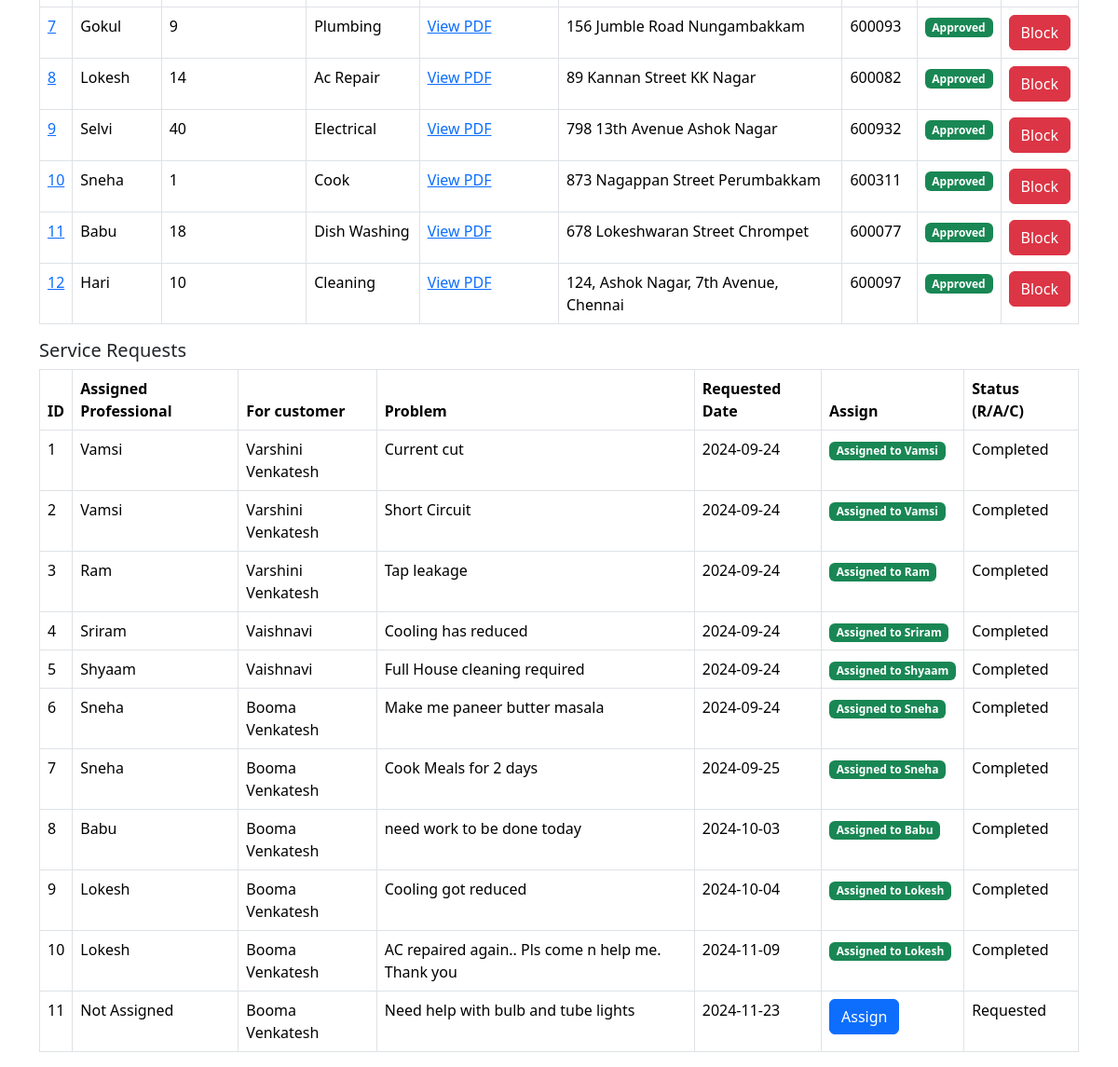
The page /admindashboard (lower part) on the database as committed earlier.
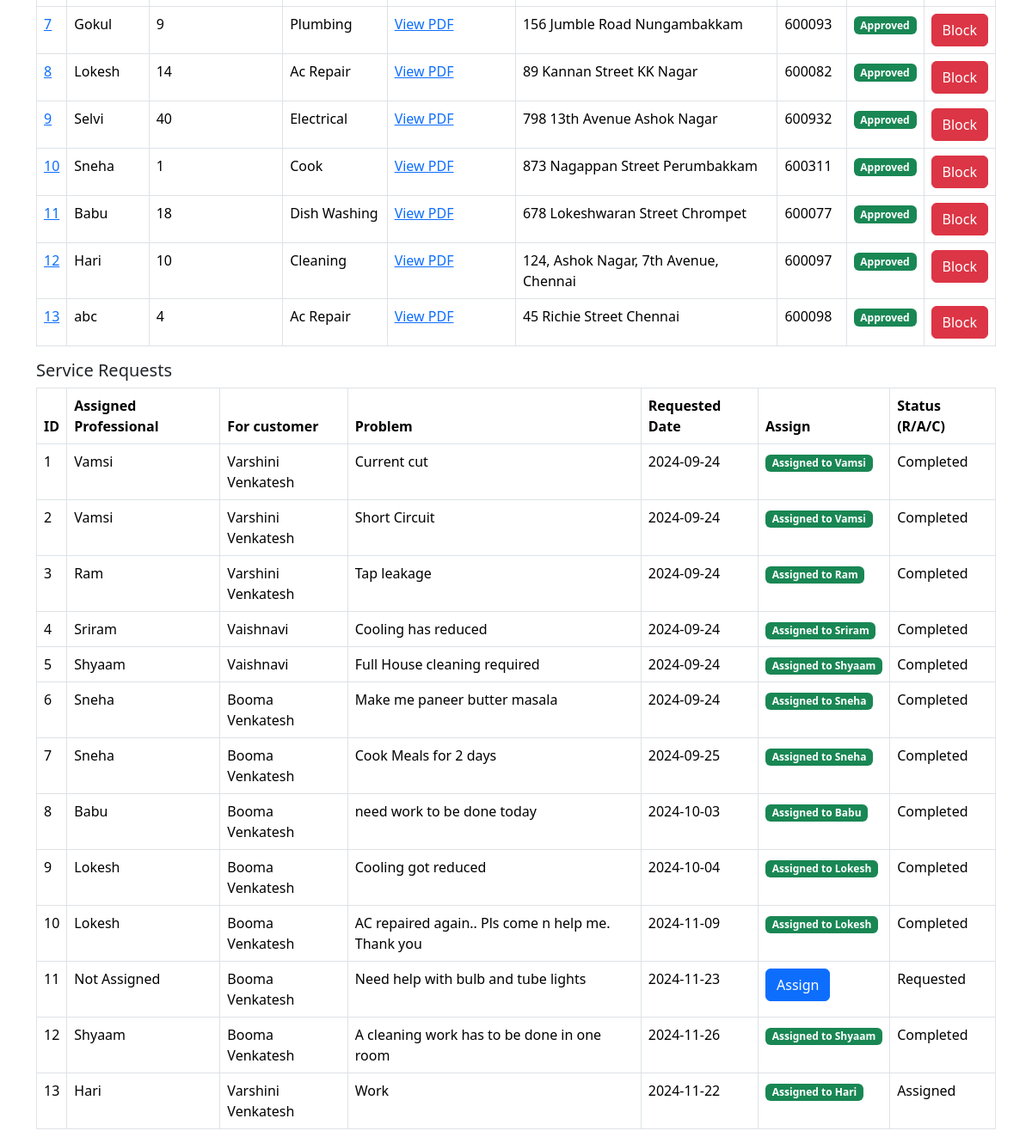
The same page on the database as committed later.
### application/models.py (models this page shows, shortened)
class ServiceProfessional(db.Model):
    __tablename__ = 'service_professionals'
    id = db.Column(db.Integer, primary_key=True)
    email = db.Column(db.String(120), unique=True, nullable=False)
    password = db.Column(db.String(120), nullable=False)
    full_name = db.Column(db.String(100), nullable=False)
    service_id = db.Column(db.Integer, db.ForeignKey('services.service_id'), nullable=False)
    experience = db.Column(db.Integer, nullable=False)
    profile_doc = db.Column(db.String(200), nullable=False)
    address = db.Column(db.String(200), nullable=False)
    pincode = db.Column(db.String(10), nullable=False)
    date_created = db.Column(db.DateTime, default=date.today())
    status = db.Column(db.String(50), nullable=False)
    service = db.relationship('Service', backref='service_professionals', lazy=True)

class Service(db.Model):
    __tablename__ = 'services'
    service_id = db.Column(db.Integer, primary_key=True)
    name = db.Column(db.String(100), nullable=False)
    base_price = db.Column(db.Float, nullable=False)
    time_required = db.Column(db.String(50), nullable=False)
    descriptions = db.Column(db.Text, nullable=True)
    service_requests_list = db.relationship('ServiceRequest', backref='service', cascade='all, delete-orphan', lazy=True)

class ServiceRequest(db.Model):
    __tablename__ = 'service_requests'
    serv_req_id = db.Column(db.Integer, primary_key=True)
    service_id = db.Column(db.Integer, db.ForeignKey('services.service_id'), nullable=False)
    cust_id = db.Column(db.Integer, db.ForeignKey('customers.id'), nullable=False)
    professional_id = db.Column(db.Integer, db.ForeignKey('service_professionals.id'), nullable=True)
    date_of_req = db.Column(db.DateTime, default=date.today)
    date_of_completion = db.Column(db.DateTime, nullable=True)
    service_status = db.Column(db.String(50), nullable=False)  # requested, assigned, completed
    remarks = db.Column(db.Text, nullable=True)
    professional = db.relationship('ServiceProfessional', backref='service_requests', lazy=True)
    customer = db.relationship('Customer', backref='service_requests', lazy=True)

class Customer(db.Model):
    __tablename__ = 'customers'
    id = db.Column(db.Integer, primary_key=True)
    email = db.Column(db.String(120), unique=True, nullable=False)
    password = db.Column(db.String(120), nullable=False)
    full_name = db.Column(db.String(100), nullable=False)
    address = db.Column(db.String(200), nullable=False)
    pincode = db.Column(db.String(10), nullable=False)

### app.py (the view)
@app.route('/admindashboard', methods= ['GET'])
def admindashboard():
    if request.method == 'GET':
        services = Service.query.all()
        professionals = ServiceProfessional.query.all()
        service_requests = ServiceRequest.query.all()
        customers = Customer.query.all()
        return render_template("admindashboard.html", services = services, professionals = professionals, service_requests = service_requests, customers = customers)

### templates/admindashboard.html (shortened to what the changed rows need)
<!DOCTYPE html>
<html lang="en">
<head>
    <link href="https://cdn.jsdelivr.net/npm/bootstrap@5.3.3/dist/css/bootstrap.min.css" rel="stylesheet">
</head>
<body>
    <div class="container mt-4">
        <div class="row">
            <div class="col-md-12">
                <table class="table table-bordered">
                    <tbody>
                        {% for professional in professionals %}
                        <tr>
                            <td><a href="{{ url_for('viewprofessionalprofile', id=professional.id) }}">{{ professional.id }}</a></td>
                            <td>{{ professional.full_name }}</td>
                            <td>{{ professional.experience }}</td>
                            <td>{{ professional.service.name }}</td>
                            <td>
                                {% if professional.profile_doc %}
                                    {% if professional.profile_doc.endswith('.pdf') %}
                                        <a href="{{ url_for('uploaded_file', filename=professional.profile_doc) }}" target="_blank">
                                            View PDF
                                        </a>
                                    {% endif %}
                                {% else %}
                                    No Document
                                {% endif %}
                            </td>
                            <td>{{ professional.address }}</td>
                            <td>{{ professional.pincode }}</td>
                            <td>
                                <div class="btn-group" role="group" aria-label="Basic mixed styles example">
                                    {% if professional.status == 'requested' %}
                                        <form action="{{ url_for('approve_professional', id=professional.id) }}" method="POST" style="display:inline;">
                                            <button type="submit" class="btn btn-success">Approve</button>
                                        </form>
                                        <form action="{{ url_for('reject_professional', id=professional.id) }}" method="POST" style="display:inline;">
                                            <button type="submit" class="btn btn-danger">Rejected</button>
                                        </form>
                                        <form action="{{ url_for('delete_professional', id=professional.id) }}" method="POST" style="display:inline;">
                                            <button type="submit" class="btn btn-warning">Delete</button>
                                        </form>
                                    {% elif professional.status == 'accepted' %}
                                        <span class="badge bg-success">Approved</span>
                                    {% elif professional.status == 'rejected' %}
                                        <span class="badge bg-danger">Rejected</span>
                                    {% else %}
                                        <span class="badge bg-info">{{ professional.status.title() }}</span>
                                    {% endif %}
                                </div>
                            </td>
                            <td>
                                <form action="{{ url_for('admin_delete_professional', id=professional.id) }}" method="POST" style="display:inline;">
                                    <button type="submit" class="btn btn-danger">Block</button>
                                </form>
                            </td>
                        </tr>
                        {% else %}
                        <tr>
                            <td colspan="5">No professionals found</td>
                        </tr>
                        {% endfor %}
                    </tbody>
                </table>
            </div>
            <div class="col-md-12">
                <table class="table table-bordered">
                    <thead>
                        <tr>
                            <th>ID</th>
                            <th>Assigned Professional</th>
                            <th>For customer</th>
                            <th>Problem</th>
                            <th>Requested Date</th>
                            <th>Assign</th>
                            <th>Status (R/A/C)</th>
                        </tr>
                    </thead>
                    <tbody>
                        {% for request in service_requests %}
                        <tr>
                            <td>{{ request.serv_req_id }}</td>
                            <td>{% if request.professional.status == 'accepted' %} {{ request.professional.full_name }} {% else %} Not Assigned {% endif %}</td>
                            <td>{% if request.customer %} {{ request.customer.full_name }} {% else %} Not Assigned {% endif %}</td>
                            <td>{{ request.remarks }}</td>
                            <td>{{ request.date_of_req.strftime('%Y-%m-%d') }}</td>
                            <td>
                                {% if request.professional.status == 'accepted' %}
                                    <span class="badge bg-success">Assigned to {{ request.professional.full_name }}</span>
                                {% else %}
                                    <form action="{{ url_for('assign_professional', request_id=request.serv_req_id) }}" method="POST">
                                        <button type="submit" class="btn btn-primary">Assign</button>
                                    </form>
                                {% endif %}
                            </td>
                            <td>{{ request.service_status.title() }}</td>
                        </tr>
                        {% else %}
                        <tr>
                            <td colspan="4">No service requests found</td>
                        </tr>
                        {% endfor %}
                    </tbody>
                </table>
            </div>
        </div>
    </div>
</body>
</html>

Rows that differ between the two databases and show on the page:
added ServiceProfessional: id "13", full_name "abc", experience "4", service.name "Ac Repair", address "45 Richie Street Chennai", pincode "600098", status "Approved"
added ServiceRequest: serv_req_id "12", professional.full_name "Shyaam", customer.full_name "Booma Venkatesh", remarks "A cleaning work has to be done in one room", date_of_req "2024-11-26", service_status "Completed"
added ServiceRequest: serv_req_id "13", professional.full_name "Hari", customer.full_name "Varshini Venkatesh", remarks "Work", date_of_req "2024-11-22", service_status "Assigned"
